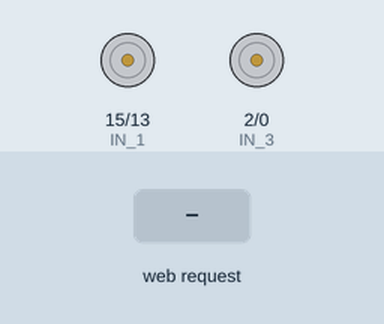
A sketch run on a simulated ESP8266 (NodeMCU). Parts: motor-driver pin pairs drawn as motors (green arrow = first pin HIGH = forward, orange = second pin HIGH = backward, longer = more drive, scaled by the enable pin). The inputs (shaded band) are chosen by the test bench. What the sketch prints to the serial monitor is not drawn.

Above: at 1.2 s.
1.3 s: HTTP request GET /?State=F received
At 1.7 s:
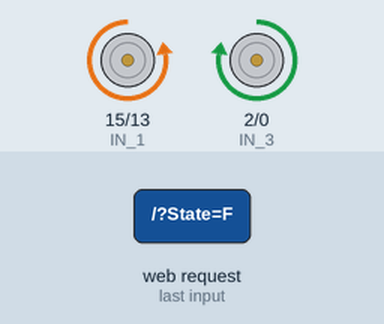
2.8 s: HTTP request GET / received
At 3.6 s:
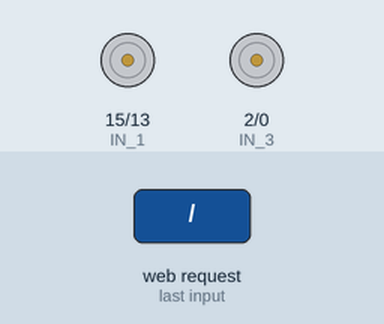
4.3 s: HTTP request GET /?State=B received
At 5.2 s:
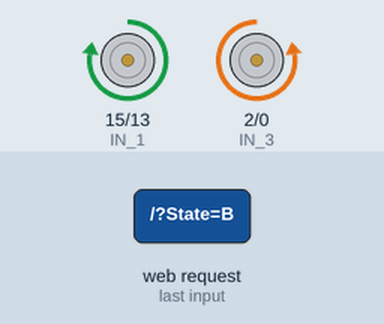
5.8 s: HTTP request GET /?State=L received
At 7.0 s:
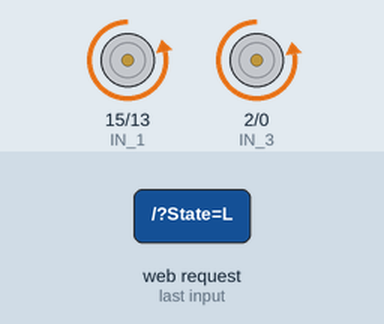
7.3 s: HTTP request GET /?State=R received
At 7.8 s:
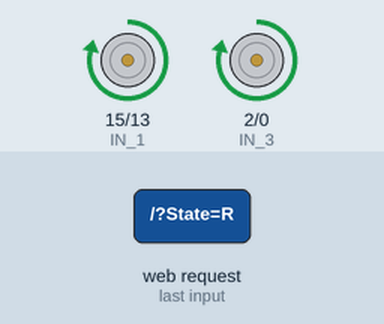
8.8 s: HTTP request GET /?State=1 received
At 9.4 s:
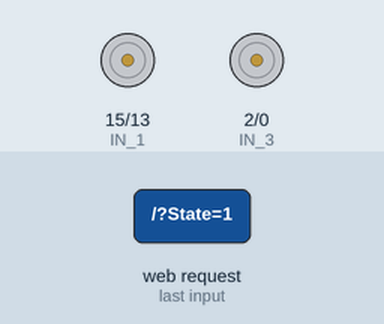
Timing chart, 0 to 11.3 s (numbered marks = the images above; inputs shaded):
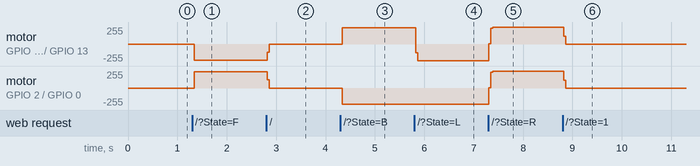

The sketch:

car.ino
```cpp
#define ENA   14          // Enable/speed motors Right        GPIO14(D5)
#define ENB   12          // Enable/speed motors Left         GPIO12(D6)
#define IN_1  15          // L298N in1 motors Right           GPIO15(D8)
#define IN_2  13          // L298N in2 motors Right           GPIO13(D7)
#define IN_3  2           // L298N in3 motors Left            GPIO2(D4)
#define IN_4  0           // L298N in4 motors Left            GPIO0(D3)

#include <ESP8266WiFi.h>
#include <WiFiClient.h>
#include <ESP8266WebServer.h>

String command;             // String to store app command state.
int speedCars = 1023;         // 400 - 1023.
int speedCarss = 1023;

const char* ssid = "Car Control";
ESP8266WebServer server(80);


void setup() {
  pinMode(ENA, OUTPUT);
  pinMode(ENB, OUTPUT);
  pinMode(IN_1, OUTPUT);
  pinMode(IN_2, OUTPUT);
  pinMode(IN_3, OUTPUT);
  pinMode(IN_4, OUTPUT);

  Serial.begin(115200);

  // Connecting WiFi
  WiFi.mode(WIFI_AP);
  WiFi.softAP(ssid);

  IPAddress myIP = WiFi.softAPIP();
  Serial.print("AP IP address: ");
  Serial.println(myIP);

  // Starting WEB-server
  server.on("/", HTTP_handleRoot);
  server.onNotFound(HTTP_handleRoot);
  server.begin();
}

void goLeft() {
  digitalWrite(IN_1, LOW);
  digitalWrite(IN_2, HIGH);
  analogWrite(ENA, speedCarss);

  digitalWrite(IN_3, LOW);
  digitalWrite(IN_4, HIGH);
  analogWrite(ENB, speedCarss);
}

void goRight() {
  digitalWrite(IN_1, HIGH);
  digitalWrite(IN_2, LOW);
  analogWrite(ENA, speedCarss);

  digitalWrite(IN_3, HIGH);
  digitalWrite(IN_4, LOW);
  analogWrite(ENB, speedCarss);
}

void goBack() {
  digitalWrite(IN_1, HIGH);
  digitalWrite(IN_2, LOW);
  analogWrite(ENA, speedCars);

  digitalWrite(IN_3, LOW);
  digitalWrite(IN_4, HIGH);
  analogWrite(ENB, speedCars);
}

void goAhead() {
  digitalWrite(IN_1, LOW);
  digitalWrite(IN_2, HIGH);
  analogWrite(ENA, speedCars);

  digitalWrite(IN_3, HIGH);
  digitalWrite(IN_4, LOW);
  analogWrite(ENB, speedCars);
}

void goAheadLeft() {
  digitalWrite(IN_1, LOW);
  digitalWrite(IN_2, HIGH);
  analogWrite(ENA, speedCarss);

  digitalWrite(IN_3, LOW);
  digitalWrite(IN_4, HIGH);
  analogWrite(ENB, speedCarss);
}

void goBackLeft() {
  digitalWrite(IN_1, LOW);
  digitalWrite(IN_2, HIGH);
  analogWrite(ENA, speedCarss);

  digitalWrite(IN_3, LOW);
  digitalWrite(IN_4, HIGH);
  analogWrite(ENB, speedCarss);
}

void goAheadRight() {
  digitalWrite(IN_1, HIGH);
  digitalWrite(IN_2, LOW);
  analogWrite(ENA, speedCarss);

  digitalWrite(IN_3, HIGH);
  digitalWrite(IN_4, LOW);
  analogWrite(ENB, speedCarss);
}

void goBackRight() {
  digitalWrite(IN_1, HIGH);
  digitalWrite(IN_2, LOW);
  analogWrite(ENA, speedCarss);

  digitalWrite(IN_3, HIGH);
  digitalWrite(IN_4, LOW);
  analogWrite(ENB, speedCarss);
}

void stopRobot() {
  digitalWrite(IN_1, LOW);
  digitalWrite(IN_2, LOW);
  analogWrite(ENA, speedCars);

  digitalWrite(IN_3, LOW);
  digitalWrite(IN_4, LOW);
  analogWrite(ENB, speedCars);
}

void checkConnectionStatus() {
  // Check if WiFi connection is lost
  if (WiFi.status() != WL_CONNECTED) {
    stopRobot();
}
}

void loop() {
  server.handleClient();
  checkConnectionStatus();
  command = server.arg("State");
  if (command == "F") goAhead();
  else if (command == "B") goBack();
  else if (command == "L") goLeft();
  else if (command == "R") goRight();
  else if (command == "I") goAheadRight();
  else if (command == "G") goAheadLeft();
  else if (command == "J") goBackRight();
  else if (command == "H") goBackLeft();
  else if (command == "S") stopRobot();
}

void HTTP_handleRoot() {
  if (server.hasArg("State")) {
    command = server.arg("State");

    // Moving based on the received command
    if (command == "F") {
      goAhead();
    }
    else if (command == "B") {
      goBack();
    }
    else if (command == "L") {
      goLeft();
    }
    else if (command == "R") {
      goRight();
    }
    else if (command == "I") {
      goAheadRight();
    }
    else if (command == "G") {
      goAheadLeft();
    }
    else if (command == "J") {
      goBackRight();
    }
    else if (command == "H") {
      goBackLeft();
    }
    else if (command == "S") {
      stopRobot();
    }
  }

  server.send(200, "text/html", "");
  delay(1);
}
```

Measured:
- after the input at 1.3 s, motor on GPIO 15 (IN_1) / GPIO 13 (IN_2): stopped → backward 244/255 at once; motor on GPIO 2 (IN_3) / GPIO 0 (IN_4): stopped → forward 244/255 at once
- after the input at 2.8 s, motor on GPIO 15 (IN_1) / GPIO 13 (IN_2): backward 244/255 → stopped at once; motor on GPIO 2 (IN_3) / GPIO 0 (IN_4): forward 244/255 → stopped at once
- after the input at 4.3 s, motor on GPIO 15 (IN_1) / GPIO 13 (IN_2): stopped → forward 244/255 at once; motor on GPIO 2 (IN_3) / GPIO 0 (IN_4): stopped → backward 244/255 at once
- after the input at 5.8 s, motor on GPIO 15 (IN_1) / GPIO 13 (IN_2): forward 244/255 → backward 248/255 at once
- after the input at 7.3 s, motor on GPIO 15 (IN_1) / GPIO 13 (IN_2): backward 248/255 → forward 248/255 at once; motor on GPIO 2 (IN_3) / GPIO 0 (IN_4): backward 244/255 → forward 248/255 at once
- after the input at 8.8 s, motor on GPIO 15 (IN_1) / GPIO 13 (IN_2), motor on GPIO 2 (IN_3) / GPIO 0 (IN_4): forward 248/255 → stopped at once
